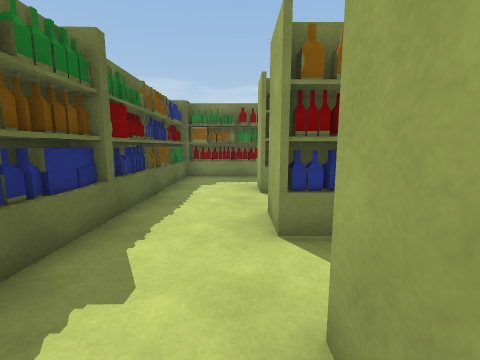
view 1 (above)

24 first-person views from a walk through a Unity game level. The camera is 1.3 m above the floor, tilts 8° down and sees 90° across. The floor is counted in squares, 1 m on a side. Each view is taken from the middle of a square. On the plan, view 1 faces up. The plan holds only what a view shows up to about 12 squares ahead; the rest is blank. The place goes on beyond the plan.

view 2
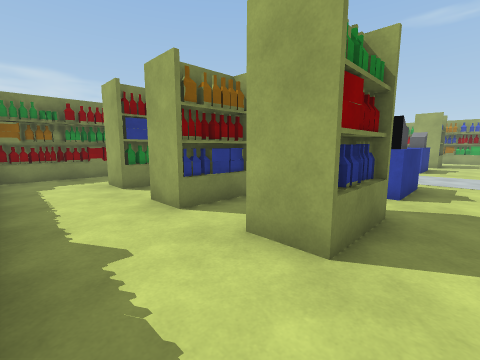

view 3
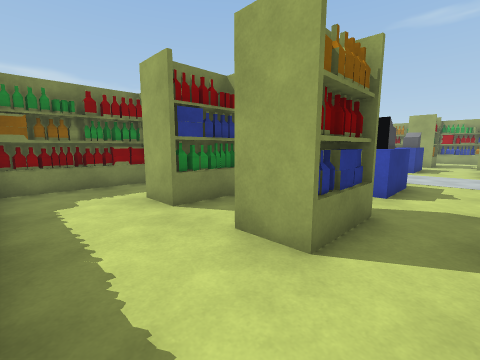

view 4
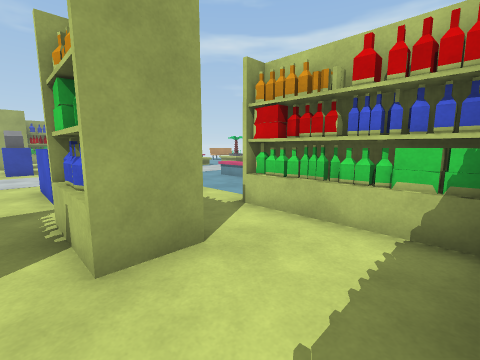

view 5
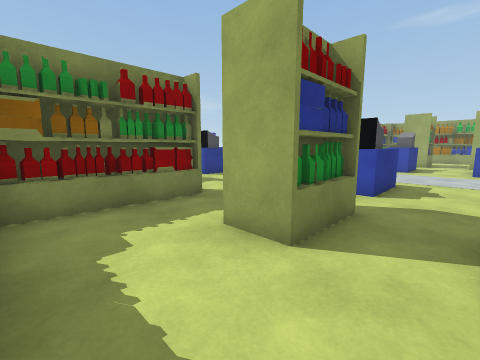

view 6
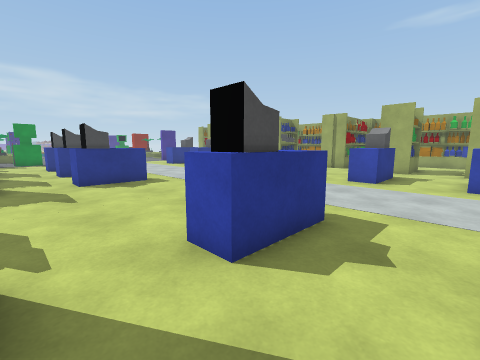

view 7
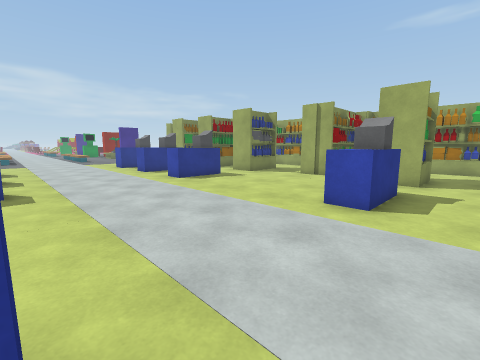

view 8
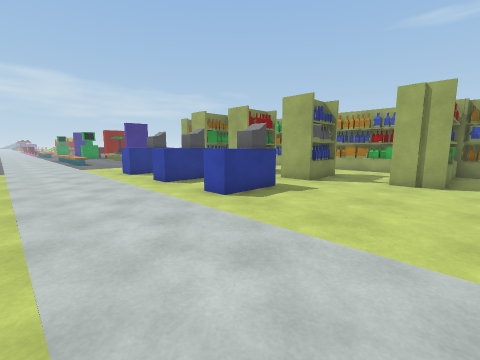

view 9
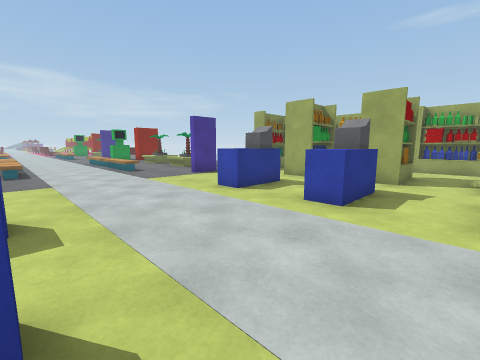

view 10
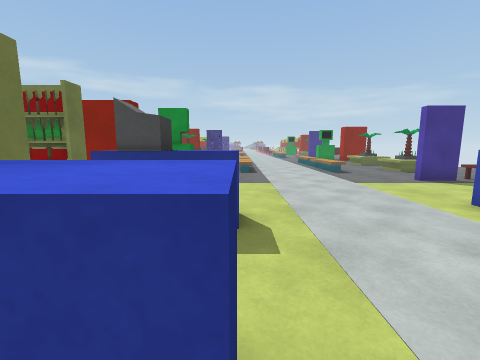

view 11
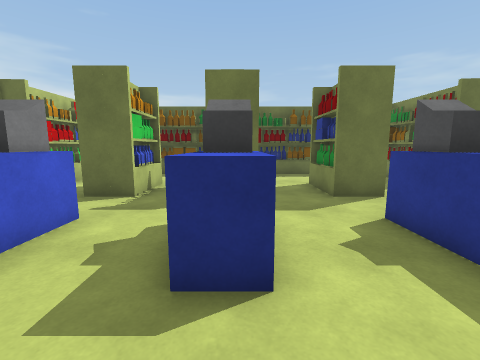

view 12
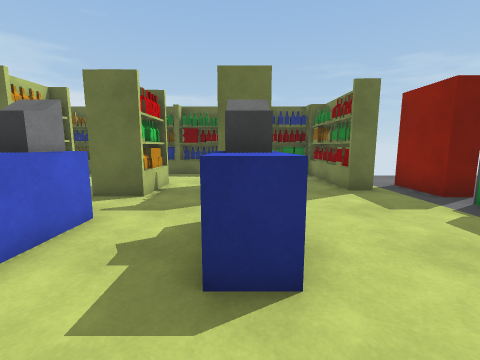

view 13
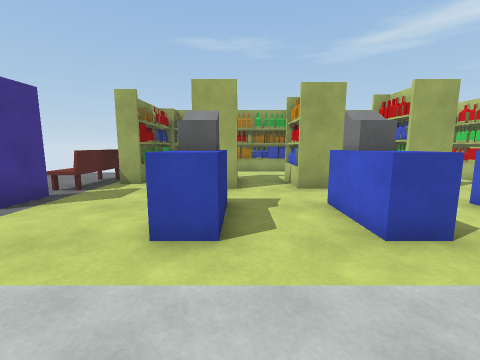

view 14
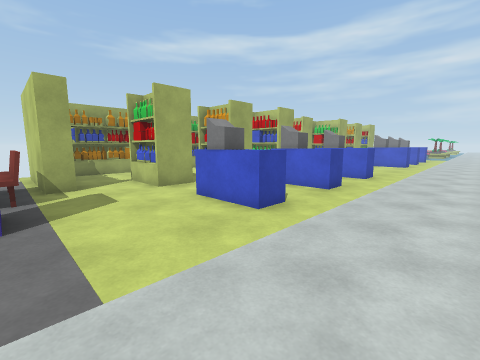

view 15
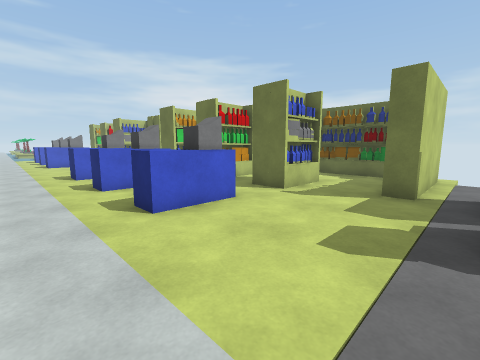

view 16
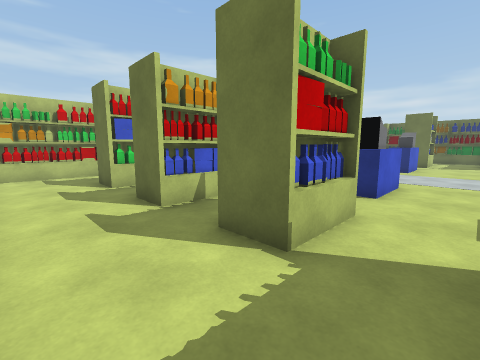

view 17
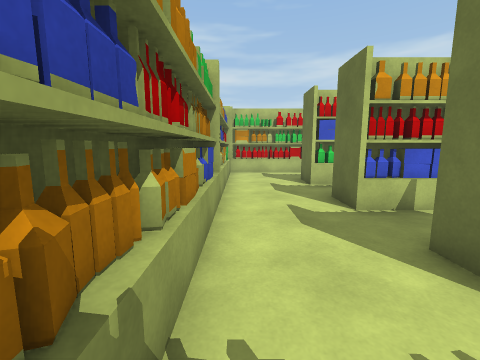

view 18
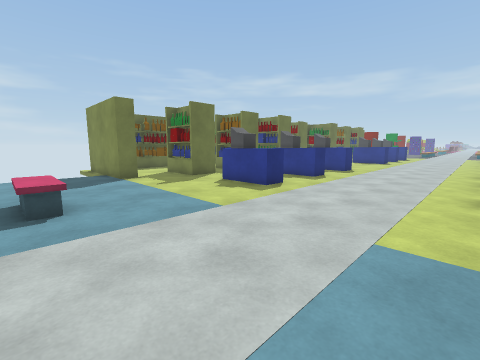

view 19
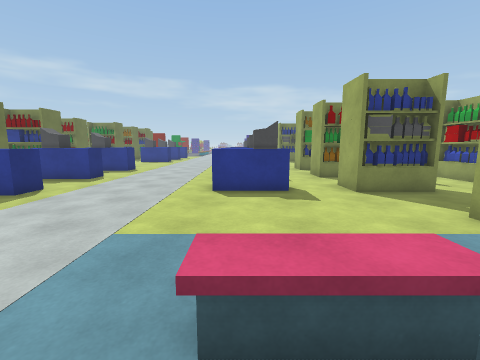

view 20
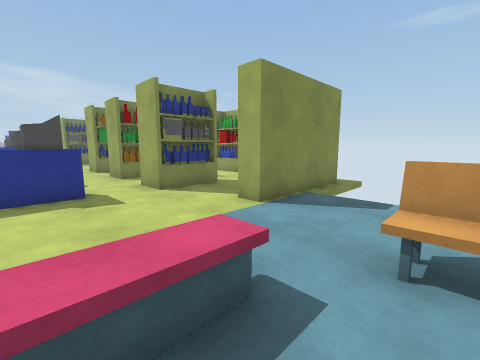

view 21
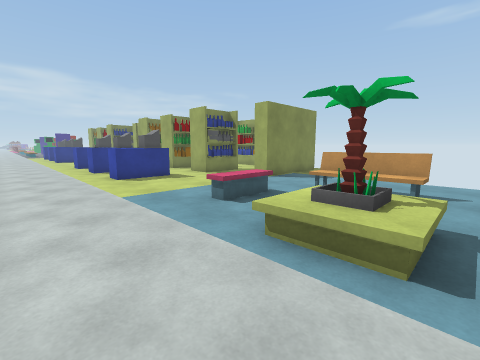

view 22
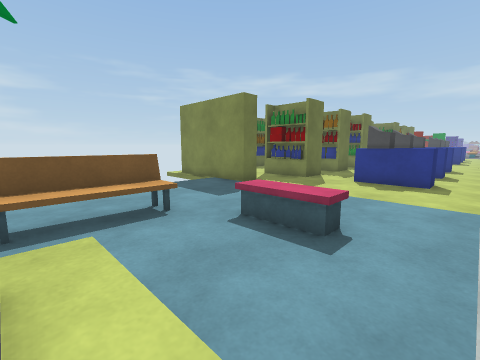

view 23
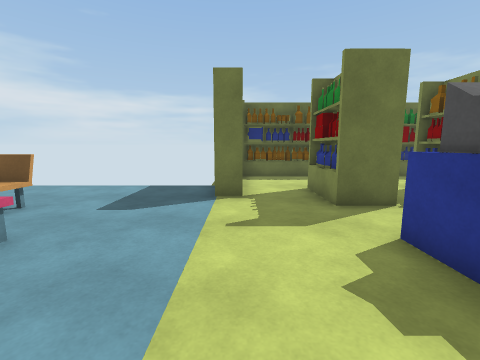

view 24
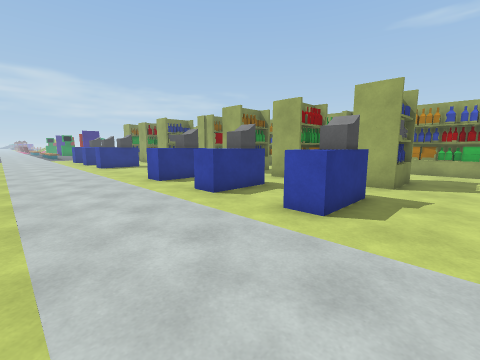

### Floor plan
Key: @ floor where view 1 was taken; # wall or solid block; . floor; = window, fence, low wall or low ledge; ^ raised ledge.
Columns run from 3 left of view 1 to 22 right of it. Each row starts with its distance up from view 1.
 26   ...............##^^^..
 25  #####...............#####
 24 ##===#...................#
 23 #........................#
 22 #...==.........^^#..##...#
 21 #...##..#^^.........##...#
 20 #........................#
 19 #...............^#..##...#
 18 #...##..#^^.....^#..##...#
 17 #    =...................#
 16 #    ...............=#...#
 15 #   ###.#^^....^^#..##...#
 14 #     #.#^^..............#
 13 #   .....................#
 12   ===................#####
 11 #####................#####
 10 #........................#
  9 #.................       #
  8 #...#  .#^.....^^#..##   #
  7 #...###.#^^..............#
  6 #........................#
  5 #..............^^#..##   #
  4 #...##..#^^.....^#..##  .#
  3 #....................  ..#
  2 #...............^#..#  ..#
  1 #...##..#^^....^^#..##...#
  0 #..@##...................#
 -1 #........................#
 -2 #####................#####
 -3   ##...................
 -4     ............^^.....
 -5     ....^^......^^.....
 -6     ....^^.........^...
 -7     ..^........##  ^...
 -8     ..^........##. ^...
 -9     ..^. # ............

Positions as (right, up) in squares from view 1, and headings:
1: (0, 0), facing up
2: (-2, -1), facing up-right
3: (-2, 2), facing up-right
4: (-2, 2), facing down-right
5: (-2, 5), facing up-right
6: (3, 5), facing up-right
7: (7, 6), facing up-right
8: (8, 10), facing up-right
9: (7, 16), facing up-right
10: (7, 17), facing up
11: (9, 18), facing left
12: (9, 21), facing left
13: (9, 21), facing right
14: (9, 26), facing down-right
15: (9, 26), facing down-left
16: (21, 24), facing down-left
17: (21, 24), facing down
18: (12, -6), facing up-left
19: (13, -6), facing up
20: (13, -6), facing up-right
21: (9, -9), facing up-right
22: (8, -9), facing up-left
23: (8, -2), facing left
24: (8, -1), facing up-right
